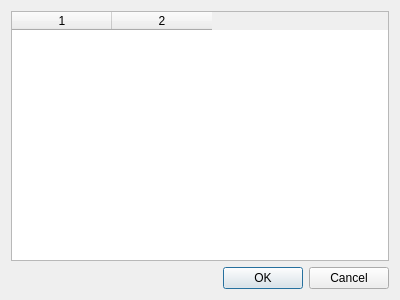
<?xml version="1.0" encoding="UTF-8"?>
<ui version="4.0">
 <class>Dialog</class>
 <widget class="QDialog" name="Dialog">
  <property name="geometry">
   <rect>
    <x>0</x>
    <y>0</y>
    <width>400</width>
    <height>300</height>
   </rect>
  </property>
  <property name="windowTitle">
   <string>Dialog</string>
  </property>
  <layout class="QGridLayout" name="gridLayout">
   <item row="2" column="0">
    <widget class="QDialogButtonBox" name="buttonBox">
     <property name="orientation">
      <enum>Qt::Horizontal</enum>
     </property>
     <property name="standardButtons">
      <set>QDialogButtonBox::Cancel|QDialogButtonBox::Ok</set>
     </property>
    </widget>
   </item>
   <item row="1" column="0">
    <widget class="QTableWidget" name="tableWidget">
     <property name="rowCount">
      <number>0</number>
     </property>
     <property name="columnCount">
      <number>2</number>
     </property>
     <attribute name="horizontalHeaderMinimumSectionSize">
      <number>70</number>
     </attribute>
     <column/>
     <column/>
    </widget>
   </item>
  </layout>
 </widget>
 <resources/>
 <connections>
  <connection>
   <sender>buttonBox</sender>
   <signal>accepted()</signal>
   <receiver>Dialog</receiver>
   <slot>accept()</slot>
   <hints>
    <hint type="sourcelabel">
     <x>248</x>
     <y>254</y>
    </hint>
    <hint type="destinationlabel">
     <x>157</x>
     <y>274</y>
    </hint>
   </hints>
  </connection>
  <connection>
   <sender>buttonBox</sender>
   <signal>rejected()</signal>
   <receiver>Dialog</receiver>
   <slot>reject()</slot>
   <hints>
    <hint type="sourcelabel">
     <x>316</x>
     <y>260</y>
    </hint>
    <hint type="destinationlabel">
     <x>286</x>
     <y>274</y>
    </hint>
   </hints>
  </connection>
 </connections>
</ui>
